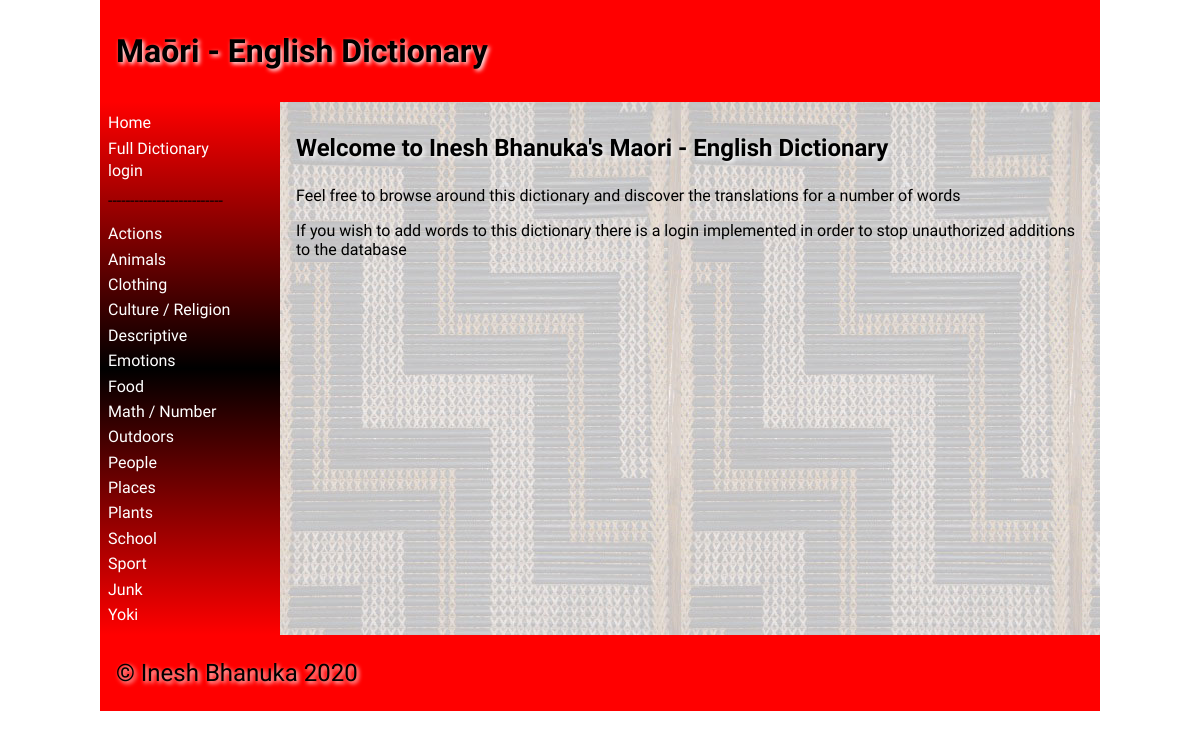
Before: / with the older database file.
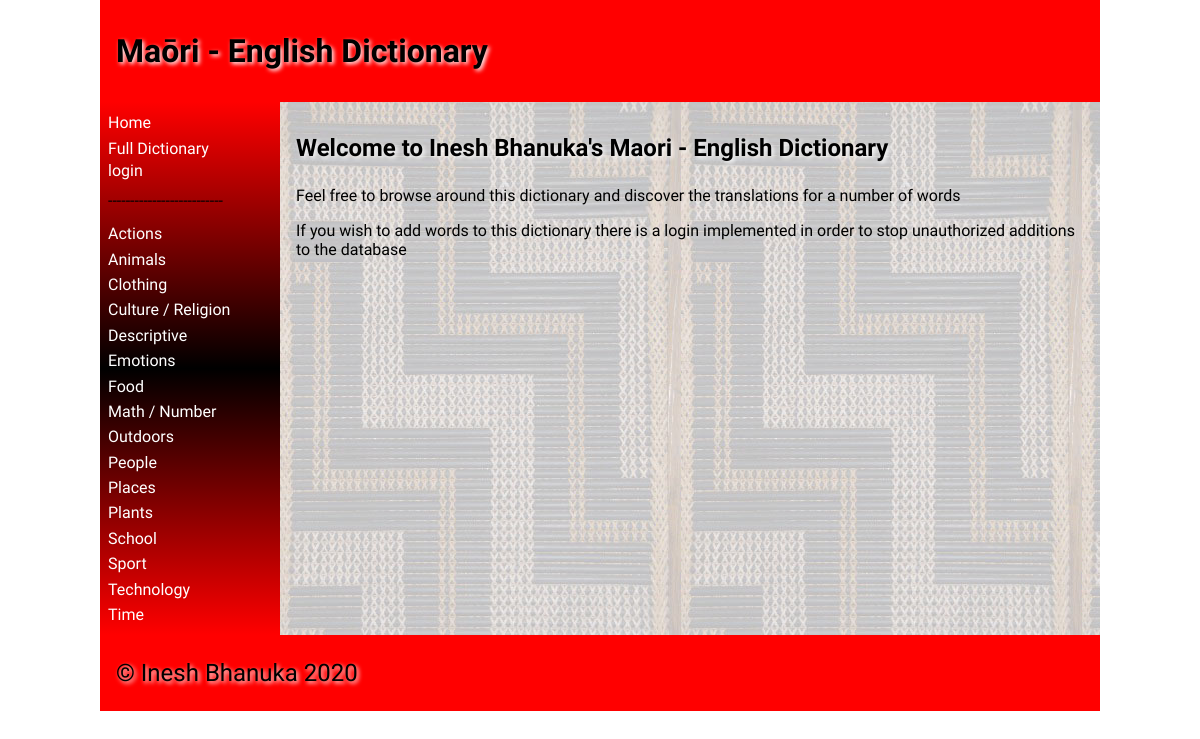
After: the same page with the newer database file.
### tables this page shows
CREATE TABLE "category"
(
    id            integer
        primary key autoincrement,
    category_name varchar(30)
);

### app.py (the view)
@app.route('/')
def render_home():
    return render_template("home.html", category_list=render_category_list(), logged_in=is_logged_in())

### app.py (called while the page is built)
def create_connection(db_file):
    try:
        connection = sqlite3.connect(db_file)
        connection.execute('pragma foreign_keys=ON')
        return connection
    except Error as e:
        print(e)
    return None

def render_category_list():
    con = create_connection(DATABASE)
    cur = con.cursor()
    query = "SELECT * FROM category"
    cur.execute(query)
    category_list = cur.fetchall()
    con.close()
    return category_list

def is_logged_in():
    if session.get('email') is None:
        print("not logged in")
        return False
    else:
        print("logged in")
        return True

### templates/home.html (shortened to what this page needs)
{% extends 'base.html' %}
{% block main %}
<h2>Welcome to Inesh Bhanuka's Maori - English Dictionary</h2>
<p>Feel free to browse around this dictionary and discover the translations for a number of words</p>
<p>If you wish to add words to this dictionary there is a login implemented in order to stop unauthorized additions to the database</p>
{% endblock %}

### templates/base.html (shortened to what this page needs)
<!doctype html>
<html lang="en">
<head>
	<link href="{{ url_for('static', filename='css/style.css') }}" rel="stylesheet">
</head>
<body>
	<div id="container">
		<header>
			<h1>{% block heading %}Maōri - English Dictionary{% endblock %}</h1>
		</header>
		<nav>
			<ul>
                <li><a href="\">Home</a></li>
				<li><a href="\fulldict">Full Dictionary</a></li>
				{% if logged_in %}
					<a href="/addcategory">Add Category</a>
					<a href="/logout">Logout</a>
                {% else %}
                    <a href="/login">login</a>
                {% endif %}
				<li><p>--------------------------</p></li>
                {% for category in category_list %}
                    <li><a href="/category/{{ category[0] }}">{{ category[1] }}</a></li>
                {% endfor %}
			</ul>
		</nav>
		<main>
            {% block main %}{% endblock %}
        </main>
		<footer>
			<p>
				&copy; Inesh Bhanuka 2020
			</p>
		</footer>
	</div>
</body>
</html>

Changed rows visible on the page:
removed category: category_name "Junk"
removed category: category_name "Yoki"
added category: category_name "Technology"
added category: category_name "Time"
